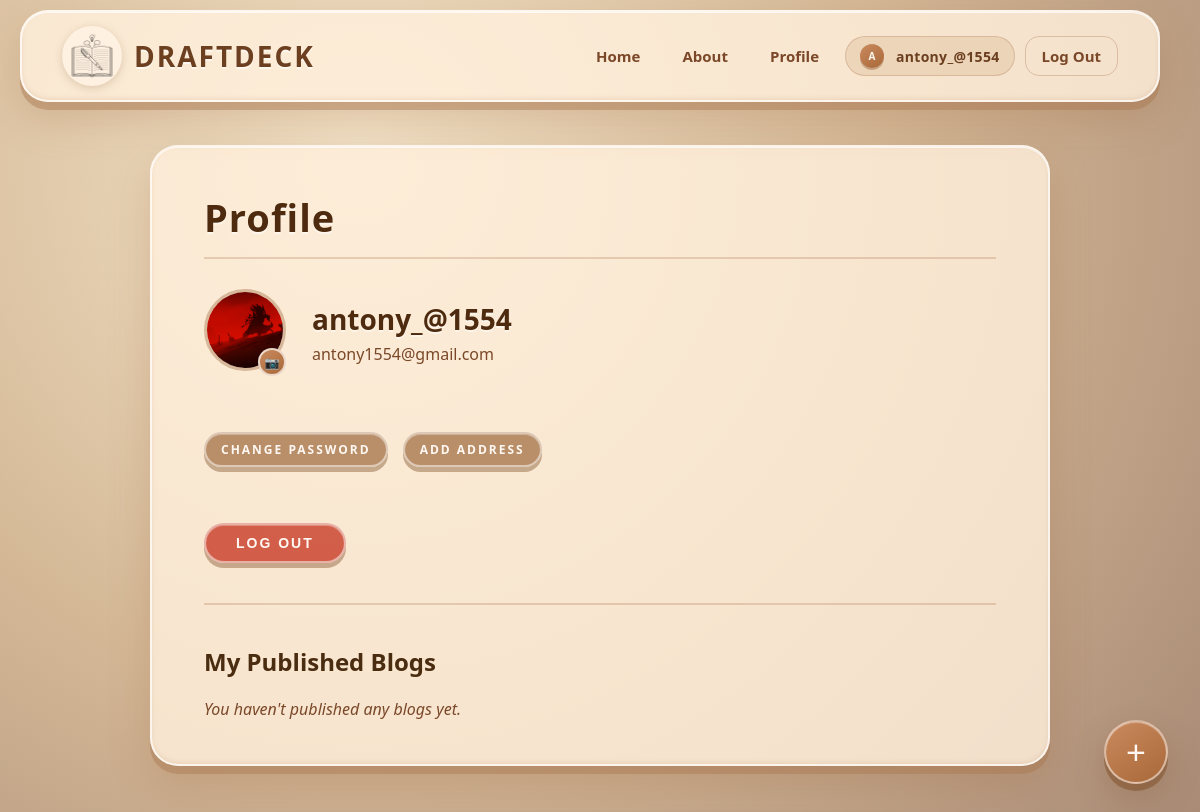
Page /profile/ (signed in) on the earlier database version.
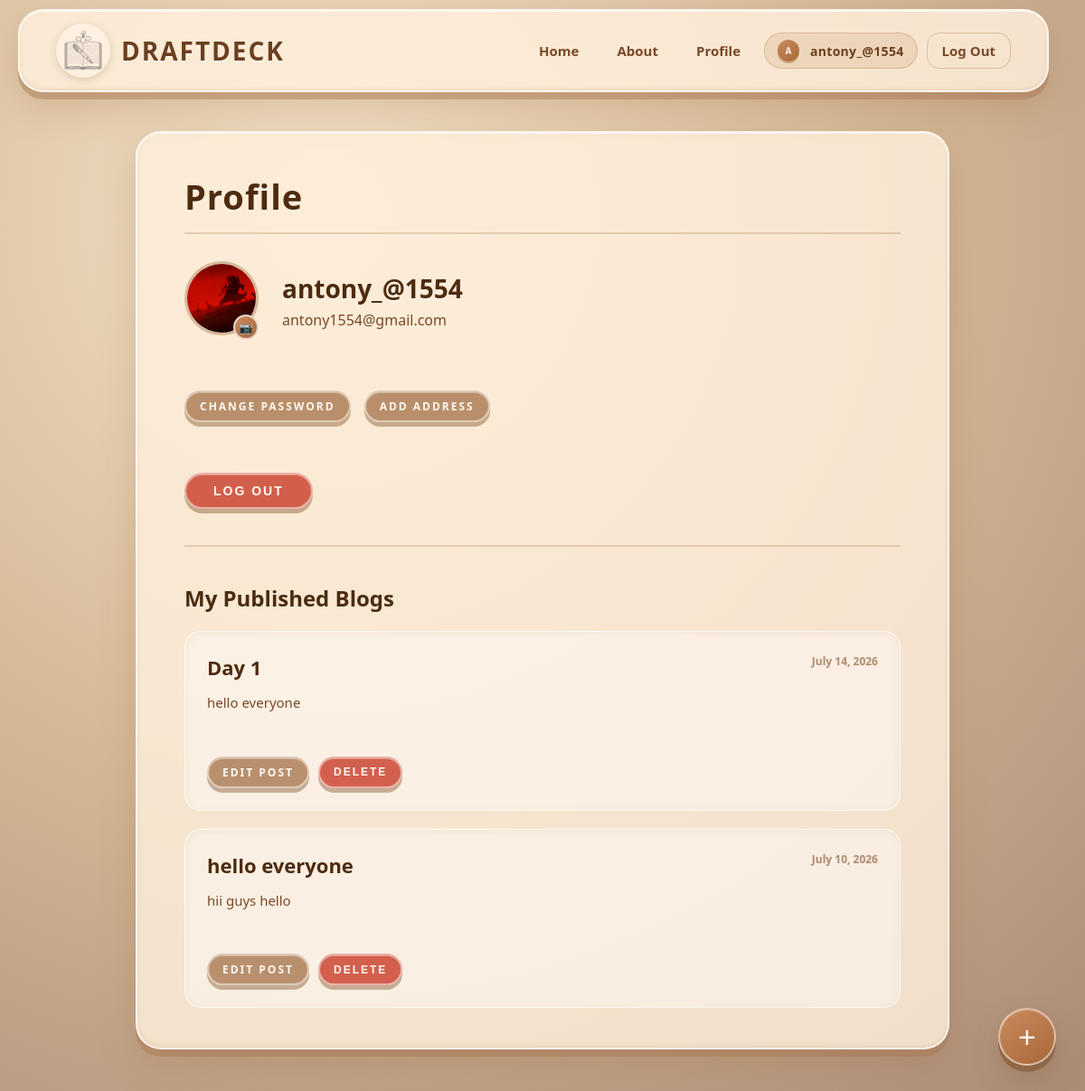
Same page on the later database version.
### blog/models.py (models this page shows, shortened)
class Profile(models.Model):
    user = models.OneToOneField(User, on_delete=models.CASCADE)
    avatar = models.ImageField(default='default.jpg', upload_to='profile_avatars')
    address = models.CharField(max_length=255, blank=True, null=True)

class Post(models.Model):
    title = models.CharField(max_length=100)
    content = models.TextField()
    date_posted = models.DateTimeField(auto_now_add=True)
    author = models.ForeignKey(User, on_delete=models.CASCADE)
    image = models.ImageField(upload_to='post_images', blank=True, null=True)

### users/views.py (the view, shortened to what this page needs)
# urls.py: path('profile/', user_views.profile, name='profile'),
@login_required
def profile(request):
    print("Method Used:", request.method)
    user_profile, created = Profile.objects.get_or_create(user=request.user)
    user_posts = Post.objects.filter(author=request.user).order_by('-date_posted')
    context = {
        'profile': user_profile,
        'user_posts': user_posts
    }
    return render(request, 'users/profile.html', context)

### users/templates/users/profile.html (shortened to what this page needs)
{% extends "blog/base.html" %}
{% block content %}
<div class="page-wrapper" id="page-profile">
    <div class="page-card">
        <h1 class="page-title">Profile</h1>
        <hr class="page-divider">
        <div class="profile-header">
            <div class="profile-avatar-wrapper">
                {% if profile.avatar and profile.avatar.name != 'default.jpg' %}
                    <img src="{{ profile.avatar.url }}" alt="Avatar" style="width: 82px; height: 82px; border-radius: 50%; object-fit: cover; border: 3px solid rgba(169, 120, 80, 0.45);">
                {% else %}
                    <div class="profile-avatar">{{ user.username|make_list|first|upper }}</div>
                {% endif %}
                <form method="POST" enctype="multipart/form-data" id="django-avatar-form">
                    <label for="django-avatar-upload" class="avatar-edit-btn" style="cursor:pointer;" title="Change Avatar">📷</label>
                </form>
            </div>
            <div style="flex-grow: 1;">
                <span class="profile-username">{{ user.username }}</span>
                <p class="profile-email" style="color: #7a4828; margin-top: 5px;">{{ user.email }}</p>
            </div>
        </div>
        <div style="display: flex; gap: 15px; margin-bottom: 30px;">
            <a href="{% url 'password_change' %}" class="submit-btn" style="text-decoration: none !important; font-size: 12px; padding: 0 15px; height: 35px; display: inline-flex; align-items: center; justify-content: center; width: auto; background: rgba(169, 120, 80, 0.8);">Change Password</a>
            <a href="{% url 'update_address' %}" class="submit-btn" style="text-decoration: none !important; font-size: 12px; padding: 0 15px; height: 35px; display: inline-flex; align-items: center; justify-content: center; width: auto; background: rgba(169, 120, 80, 0.8);">Add Address</a>
        </div>
        <form method="POST" action="{% url 'logout' %}" style="margin-bottom: 40px;">
             <button type="submit" class="submit-btn" style="width: auto; padding: 10px 30px; background: rgba(200, 60, 40, 0.8);">Log Out</button>
        </form>
        <hr class="page-divider" style="margin: 40px 0;">
        <h2 style="font-size: 24px; color: #4a2c11; margin-bottom: 20px;">My Published Blogs</h2>
        <div class="blog-list">
            {% for post in user_posts %}
                <div class="blog-card">
                    <div class="blog-card-header">
                        <h2 class="blog-card-title">{{ post.title }}</h2>
                        <span class="blog-card-date">{{ post.date_posted|date:"F d, Y" }}</span>
                    </div>
                    <div class="blog-card-content">{{ post.content }}</div>
                    <div style="margin-top: 20px; display: flex; gap: 10px; align-items: center;">
                        <a href="{% url 'post-update' post.id %}" class="submit-btn" style="text-decoration: none !important; font-size: 12px; padding: 0 15px; height: 35px; display: inline-flex; align-items: center; justify-content: center; width: auto; background: rgba(169, 120, 80, 0.8);">Edit Post</a>
                        <form method="POST" action="{% url 'post-delete' post.id %}" onsubmit="return confirm('Are you sure you want to permanently delete this post?');" style="margin: 0; display: flex;">
                            <button type="submit" class="submit-btn" style="font-size: 12px; padding: 0 15px; height: 35px; display: inline-flex; align-items: center; justify-content: center; width: auto; background: rgba(200, 60, 40, 0.8);">Delete</button>
                        </form>
                    </div>
                </div>
            {% empty %}
                <p style="color: #7a4828; font-style: italic;">You haven't published any blogs yet.</p>
            {% endfor %}
        </div>
    </div>
</div>
{% endblock content %}

### blog/templates/blog/base.html (shortened to what this page needs)
{% load static %}
<!DOCTYPE html>
<html lang="en">
<head>
    <link rel="stylesheet" href="{% static 'blog/style.css' %}">
</head>
<body>
    <div class="clay-bar">
        <div class="nav-left">
            <img src="{% static 'blog/logo.png' %}" alt="Logo" class="nav-logo">
            <h2 class="brand-name">DraftDeck</h2>
        </div>
        <nav class="nav-links">
            <a href="{% url 'blog-home' %}" class="nav-link">Home</a>
            <a href="{% url 'blog-about' %}" class="nav-link">About</a>
            {% if user.is_authenticated %}
                <a href="{% url 'profile' %}" class="nav-link">Profile</a>
                <span class="nav-user-chip">
                    <span class="nav-initials-badge">{{ user.username|make_list|first|upper }}</span>
                    <span>{{ user.username }}</span>
                </span>
                <form method="POST" action="{% url 'logout' %}" style="display:inline;">
                    <button type="submit" class="nav-link nav-logout-btn" style="border:none;">Log Out</button>
                </form>
            {% else %}
                <a href="{% url 'login' %}" class="nav-link login">Log In</a>
                <a href="{% url 'register' %}" class="nav-link register">Register</a>
            {% endif %}
        </nav>
    </div>
    {% block content %}{% endblock content %}
    <button class="fab-btn" id="fab-btn" aria-label="New blog post">+</button>
</body>
</html>

Differences in the rows shown:
added Post: title "Day 1", date_posted "July 14, 2026", content "hello everyone"
added Post: title "hello everyone", date_posted "July 10, 2026", content "hii guys hello"
Other differences:
text no longer shown: "You haven't published any blogs yet."
